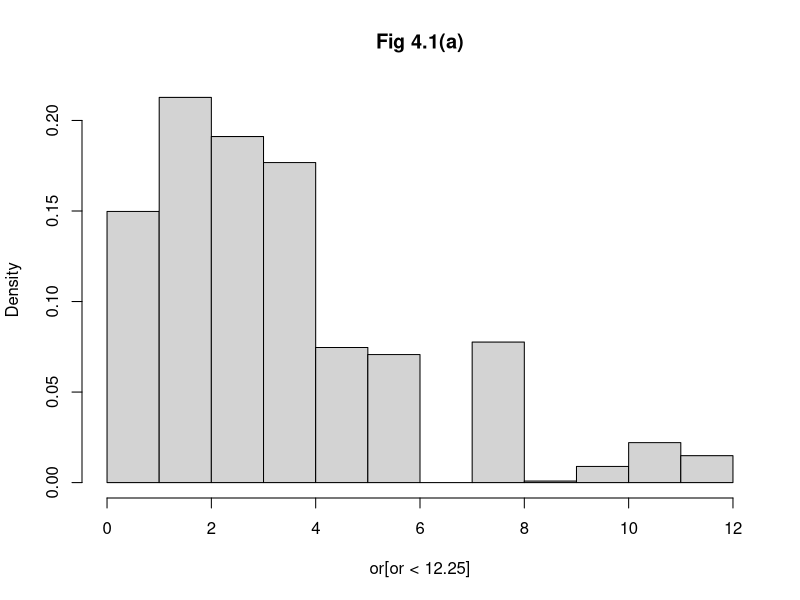
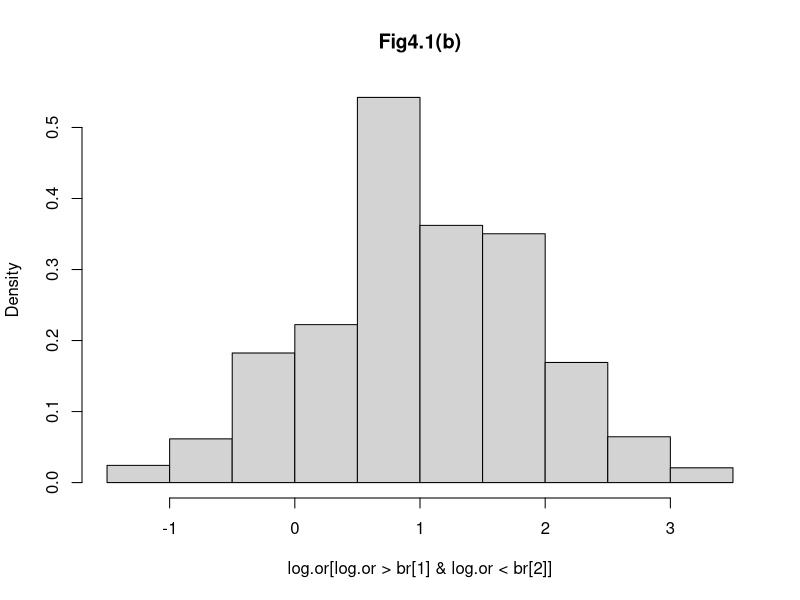
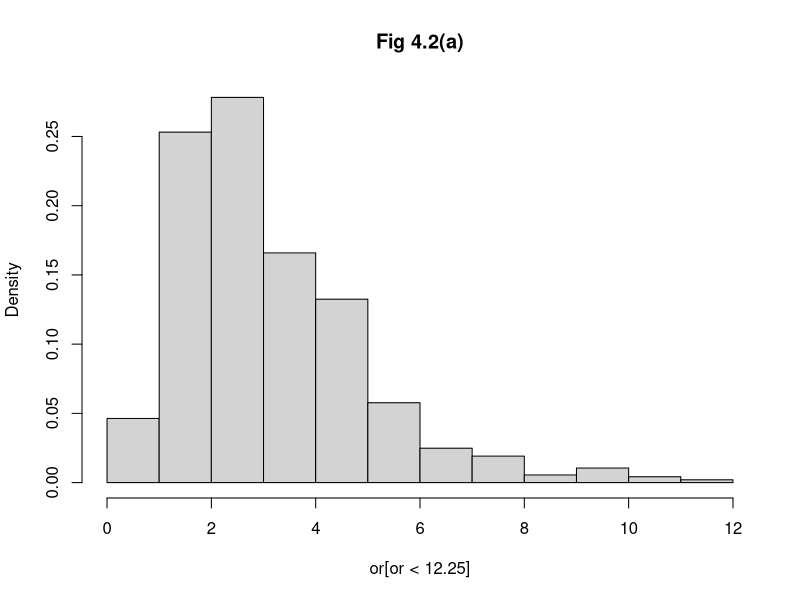
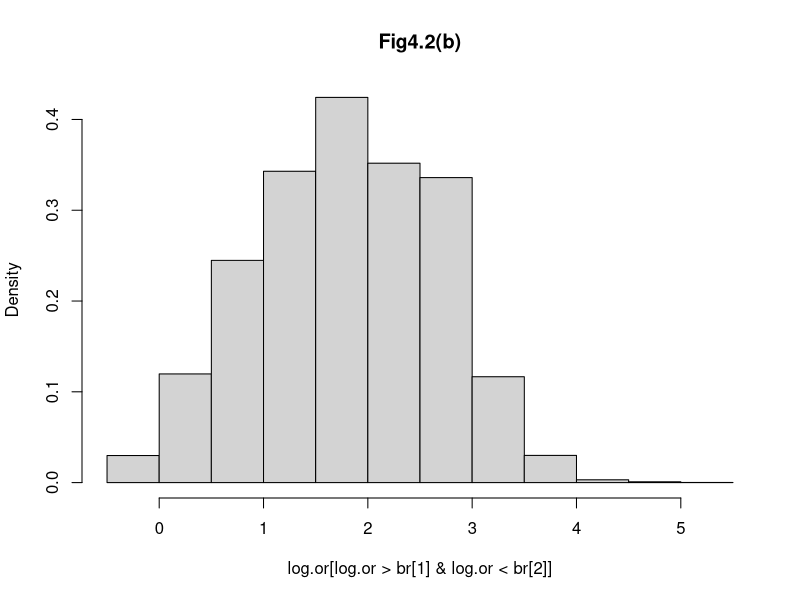

The R script that drew these images, in order: (Note: this script raises an error after producing the figures.)
# Biostats in epidemiology
# ch 4 work



# Section 4.1 -------------------------------------------------------------

# log-odds trransformation

a1 <- rbinom(1e5, size = 10, prob = 0.4)
a2 <- rbinom(1e5, size = 25, prob = 0.2)
or <- (a1*(25 - a2)) / (a2*(10 - a1))
log.or <- log((a1*(25 - a2))) - log((a2*(10 - a1)))

# figs 4.1(a) and 4.1(b)
hist(or[or < 12.25], freq = FALSE, breaks = 10, main="Fig 4.1(a)")
br <- quantile(log.or, probs = c(0.01, 0.99), na.rm = TRUE)
hist(log.or[log.or > br[1] & log.or < br[2]], freq = FALSE, breaks = 10, main="Fig4.1(b)")


a1 <- rbinom(1e5, size = 25, prob = 0.4)
a2 <- rbinom(1e5, size = 50, prob = 0.2)
or <- (a1*(50 - a2)) / (a2*(25 - a1))
log.or <- log((a1*(25 - a2))) - log((a2*(10 - a1)))

# figs 4.2(a) and 4.2(b)
hist(or[or < 12.25], freq = FALSE, breaks = 10, main="Fig 4.2(a)")
br <- quantile(log.or, probs = c(0.01, 0.99), na.rm = TRUE)
hist(log.or[log.or > br[1] & log.or < br[2]], freq = FALSE, breaks = 10, main="Fig4.2(b)")

# log(OR) should be reasonably symmetric provided the means of the component
# distributions are 5 or more.

# confidence intervals

# example 4.1
# table 4.3
# antibody-diarrhea
antibody <- matrix(c(12,2,7,9),ncol=2, dimnames = list(diarrhea = c("yes","no"), antibody=c("low","high")))
antibody
addmargins(antibody)

binom.test(12, 14)
binom.test(7, 16)

library(epitools)
or.out <- oddsratio(t(antibody), rev="both", method="wald", verbose = T)
or.out

# table 4.4
expected(antibody)

# Pearson (provided in output of oddsratio as "chi.square")
chi_p <- sum(((antibody - expected(antibody))^2)/expected(antibody))
pchisq(chi_p, df = 1, lower.tail = FALSE)
# or do this
chisq.test(antibody, correct = F)

# Wald
chi_w <- (log(or.out$measure[2,1])^2)*(1/(sum(1/expected(antibody))))
pchisq(chi_w, df = 1, lower.tail = FALSE)

# likelihood ratio
chi_lr <- 2*sum(antibody*log(antibody/expected(antibody)))
pchisq(chi_lr, df = 1, lower.tail = FALSE)

# example 4.2
breast <- matrix(c(23,25,31,113),ncol=2, dimnames = list(survival = c("dead","alive"), 
                                                      receptor.level=c("low","high")))
breast
oddsratio(t(breast), re="both", method = "wald", verbose=TRUE)

# potential impact of misclassification
# solving equations at bottom of p. 99; displayed in Table 4.5(b)
lhs <- matrix(c(0.9, 0.01, 0.1, 0.99), nrow = 2, byrow = TRUE)
rhs <- breast[,1]
low <- solve(lhs, rhs)
rhs <- breast[,2]
high <- solve(lhs, rhs)
(low[1]*high[2])/(low[2]*high[1])

oddsratio(t(breastb), rev = "both", method = "wald")

oddsratio(breastb, method = "wald")$measure[2,1]
# function for missclassification

adjusted.odds.ratio <- function(data, sensitivity, specificity){
  if(!is.matrix(data) || nrow(data)!=2 || ncol(data) != 2) stop("data must be a 2 x 2 matrix")
  if(sensitivity > 1 || sensitivity < 0 || specificity > 1 || specificity < 0) stop("sensitivity and specificity must be in (0,1)")
  lhs <- matrix(c(sensitivity, 1-specificity, 1-sensitivity, specificity), nrow = 2, byrow = TRUE)
  rhs <- data[,1]
  low <- solve(lhs, rhs)
  rhs <- data[,2]
  high <- solve(lhs, rhs)
  adj <- (low[1]*high[2])/(low[2]*high[1])
  unadj <- (data[1,1]*data[2,2])/(data[1,2]*data[2,1])
  list("Adjusted odds ratio after accounting for misclassification"=adj,
       "Estimated odds ratio based on (possibly) misclassified data"= unadj)
}

adjusted.odds.ratio(data = breast, sensitivity = 0.9, specificity = 0.99)
adjusted.odds.ratio(data = breast.receptor, sensitivity = 0.9, specificity = 0.99)
adjusted.odds.ratio(data = breast, sensitivity = 0.9, specificity = 2)

# section 4.2 -------------------------------------------------------------

# exact conditional methods for a single 2 x 2 table

# 

# table 4.9
dhyper(x = 1:3, m = 3, n = 2, k = 3)

# example 4.3
t48 <- matrix(c(2,1,1,1), ncol = 2, dimnames = list(disease = c("yes", "no"), exposure = c("yes","no")))
addmargins(t48)
oddsratio(t(t48), rev = "both", method = "fisher")

# table 4.10
antibody
round(dhyper(x = 3:14, m = 19, n = 11, k = 14),4)*100
round(phyper(q = 3:14, m = 19, n = 11, k = 14),4)*100
round(phyper(q = (3:14) - 1, m = 19, n = 11, k = 14, lower.tail = FALSE),4)*100

# example 4.4
oddsratio(t(antibody), rev="both", method = "fisher")
fisher.test(antibody)
# getting the p-value "manually"
phyper(q = 11, m = 19, n = 11, k = 14, lower.tail = FALSE) + phyper(q = 5, m = 19, n = 11, k = 14)


# exact confidence intervals tend to be wider than asymptotic ones. 
# exact p-values are generally larger than their asymptotic counterparts.

# example 4.5
oddsratio(t(breast), rev = "both", method = "fisher")


# 4.3 ---------------------------------------------------------------------

# asymptotic conditional methods for a single 2 x 2 table

# example 4.6
oddsratio(t(t48), rev = "both", method = "fisher")

# example 4.7
oddsratio(t(antibody), rev = "both", method = "fisher")

MH <- ((12 - expected(antibody)[1])^2)/((14*16*11*19)/(30^2*29))
pchisq(MH, df = 1, lower.tail = FALSE)

# example 4.8
addmargins(breast)
oddsratio(t(breast), rev = "both", method = "fisher")
# explicit CI
r1 <- 48
r2<- 144
m1 <- 54
m2 <- 138
l <- max(0, r1 - m2) 
u <- min(r1, m1)
a1 <- 23
chat <- sum(choose(n = r1, k = l:u)*choose(r2, m1 - l:u)*3.329255^(l:u))
vhat <- sqrt(sum((l:u - a1)^2*choose(n = r1, k = l:u)*choose(r2, m1 - l:u)*3.329255^(l:u))/chat)
exp(log(3.329255) + c(-1,1)*qnorm(p = 0.975)/vhat)


# 4.6 ---------------------------------------------------------------------


choose(10,2)
1/20*45
t416 <- matrix(c(7,60,26,70,21,8),ncol=3,
              dimnames = list(survival=c("dead","alive"), stage=c("I","II","III")))
# table 4.16
addmargins(t416)
table.margins(t416)

# table 4.17
oddsratio(x = t(t416), rev = "columns", method = "wald")

library(coin)
cmh_test(as.table(t416))
chisq_test(as.table(t416))
chisq.test(x = t416) # same thing

ct <- chisq_test(as.table(t416),
                  scores = list("stage" = c(1,2,3)))
statistic(ct)^2


# table 4.18
t416e <- expected(t416)

# test for linear trend
# example 4.11 work
num <- sum(c(1,2,3)*(t416[1,] - t416e[1,]))^2
den <- sum(c(1,2,3)^2*t416e[1,]) - (sum(c(1,2,3)*t416e[1,])^2)/sum(t416[1,])
((sum(t416) - 1)/sum(t416[2,]))*(num/den)

# using the lbl_test in coin package
lbl_test(as.table(t416), scores = list("stage" = c(1,2,3)))
tout <- lbl_test(as.table(t416), scores = list("stage" = c(1,2,3)))
statistic(tout)^2

tout <- lbl_test(as.table(t416), scores = list("stage" = c(1,2,5)))
statistic(tout)^2

# see also the prop.trend.test in base R
prop.trend.test(x = c(7,26,21), n = c(67, 96, 29))
# slightly different answer
